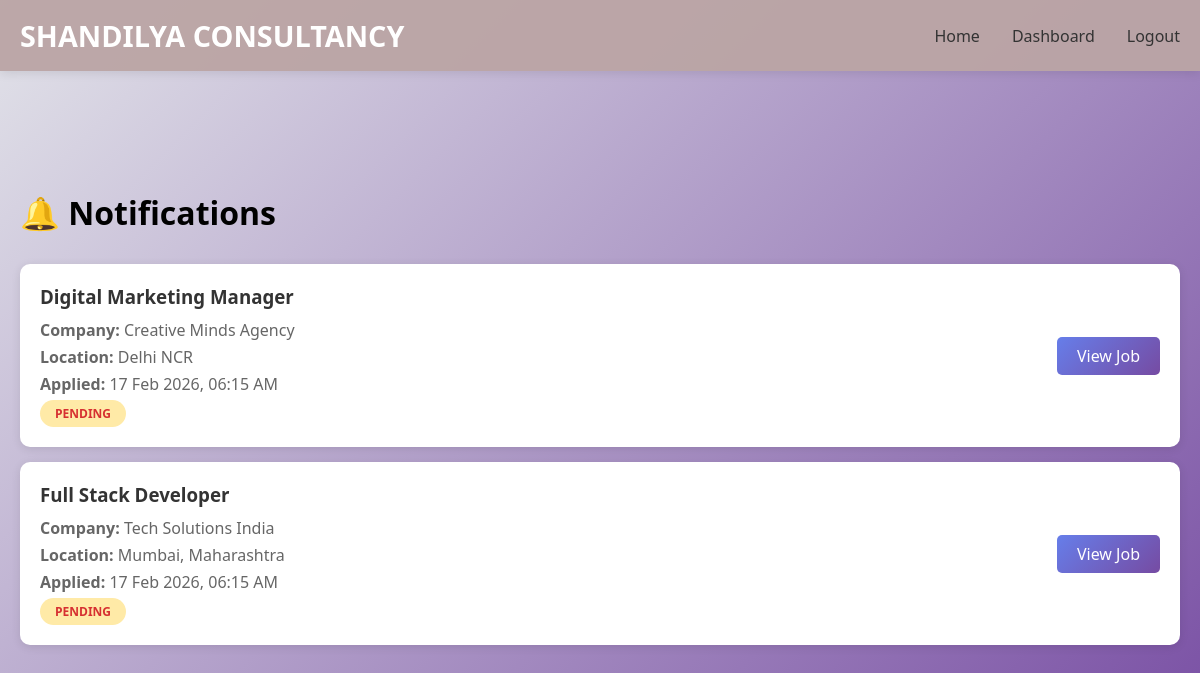
The app's page /notifications/ (signed in) with its own data.
### jobs/models.py (models this page shows, shortened)
class JobApplication(models.Model):
    job = models.ForeignKey(
        Job,
        on_delete=models.CASCADE,
        related_name="applications"
    )
    applicant = models.ForeignKey(
        User,
        on_delete=models.CASCADE,
        related_name="job_applications"
    )
    applied_date = models.DateTimeField(auto_now_add=True)
    status = models.CharField(max_length=20, default='pending')
    class Meta:
        unique_together = ('job', 'applicant')

class Job(models.Model):
    title = models.CharField(max_length=200)
    company = models.CharField(max_length=200)
    location = models.CharField(max_length=200)
    salary = models.CharField(max_length=100)
    description = models.TextField()
    image = models.URLField(
        default='https://images.unsplash.com/photo-1486312338219-ce68d2c6f44d?w=800'
    )
    posted_date = models.DateTimeField(auto_now_add=True)
    employer = models.ForeignKey(
        User,
        on_delete=models.CASCADE,
        related_name="jobs_posted",
        null=True,
        blank=True
    )

### jobs/views.py (the view)
# urls.py: path('notifications/', views.notifications, name='notifications'),
@login_required
def notifications(request):
    profile = get_object_or_404(UserProfile, user=request.user)
    if profile.role == 'employer':
        applications = JobApplication.objects.filter(
            job__employer=request.user
        ).order_by('-applied_date')
    else:
        applications = JobApplication.objects.filter(
            applicant=request.user
        ).order_by('-applied_date')
    return render(request, 'notifications.html', {
        'applications': applications
    })

### templates/notifications.html (shortened to what this page needs)
{% load static %}
<!DOCTYPE html>
<html lang="en">
<head>
    <link rel="stylesheet" href="{% static 'css/style.css' %}">
</head>
<body>
    <header>
        <nav class="navbar">
            <div class="container">
                <h1 class="logo"><a href="/" style="color: white; text-decoration: none;">SHANDILYA CONSULTANCY</a></h1>
                <ul class="nav-links">
                    <li><a href="/">Home</a></li>
                    <li><a href="{% if user.userprofile.role == 'employer' %}{% url 'employer_dashboard' %}{% else %}{% url 'seeker_dashboard' %}{% endif %}">Dashboard</a></li>
                    <li><a href="{% url 'logout_view' %}">Logout</a></li>
                </ul>
            </div>
        </nav>
    </header>
    <div class="notifications-container">
        <h1 style="margin-bottom: 30px;">🔔 Notifications</h1>
        {% if applications %}
            {% for app in applications %}
            <div class="notification-card">
                <div class="notification-info">
                    {% if user.userprofile.role == 'employer' %}
                        <h3>New Application: {{ app.job.title }}</h3>
                        <p><strong>Applicant:</strong> {{ app.applicant.get_full_name|default:app.applicant.username }}</p>
                        <p><strong>Email:</strong> {{ app.applicant.email }}</p>
                        <p><strong>Phone:</strong> {{ app.applicant.userprofile.phone }}</p>
                    {% else %}
                        <h3>{{ app.job.title }}</h3>
                        <p><strong>Company:</strong> {{ app.job.company }}</p>
                        <p><strong>Location:</strong> {{ app.job.location }}</p>
                    {% endif %}
                    <p><strong>Applied:</strong> {{ app.applied_date|date:"d M Y, h:i A" }}</p>
                    <span class="status-badge status-{{ app.status }}">{{ app.status|upper }}</span>
                </div>
                <div class="notification-actions">
                    {% if user.userprofile.role == 'employer' %}
                        <a href="{% url 'seeker_profile' app.applicant.username %}">View Profile</a>
                    {% else %}
                        <a href="{% url 'job_detail' app.job.pk %}">View Job</a>
                    {% endif %}
                </div>
            </div>
            {% endfor %}
        {% else %}
            <div class="notification-card">
                <p style="margin: 0; color: #666;">No notifications yet.</p>
            </div>
        {% endif %}
    </div>
</body>
</html>

### static/css/style.css (style rules this page uses)
* { margin: 0; padding: 0; box-sizing: border-box; }
body { font-family: 'Segoe UI', Tahoma, Geneva, Verdana, sans-serif; background: linear-gradient(135deg, #e2e3e9 0%, #764ba2 100%); min-height: 100vh; }
.container { max-width: 1500px; margin: 0 auto; padding: 0 20px; }
.navbar { background: rgba(187, 165, 165, 0.95); padding: 1rem 0; box-shadow: 0 2px 10px rgba(0,0,0,0.1); }
.navbar .container { display: flex; justify-content: space-between; align-items: center; }
.logo { font-size: 1.8rem; color: #667eea; font-weight: bold; }
.nav-links { display: flex; list-style: none; gap: 2rem; }
.nav-links a { text-decoration: none; color: #333; font-weight: 500; transition: color 0.3s; }
.status-badge { background: #ffc107; padding: 0.2rem 0.5rem; border-radius: 5px; font-size: 0.85rem; font-weight: 500; }

### templates/notifications.html (style rules this page uses)
.notifications-container { max-width: 1200px; margin: 100px auto 50px; padding: 20px; }
.notification-card { background: white; border-radius: 10px; padding: 20px; margin-bottom: 15px; box-shadow: 0 2px 10px rgba(0,0,0,0.1); display: flex; justify-content: space-between; align-items: center; }
.notification-info h3 { margin: 0 0 10px 0; color: #333; }
.notification-info p { margin: 5px 0; color: #666; }
.notification-actions a { padding: 8px 20px; background: linear-gradient(135deg, #667eea 0%, #764ba2 100%); color: white; text-decoration: none; border-radius: 5px; margin-left: 10px; }
.status-badge { display: inline-block; padding: 5px 15px; border-radius: 20px; font-size: 12px; font-weight: bold; }
.status-pending { background: #ffeaa7; color: #d63031; }

### records on screen
JobApplication: job "Digital Marketing Manager", job.company "Creative Minds Agency", job.location "Delhi NCR", applied_date "17 Feb 2026, 06:15 AM", status "PENDING"
JobApplication: job "Full Stack Developer", job.company "Tech Solutions India", job.location "Mumbai, Maharashtra", applied_date "17 Feb 2026, 06:15 AM", status "PENDING"
